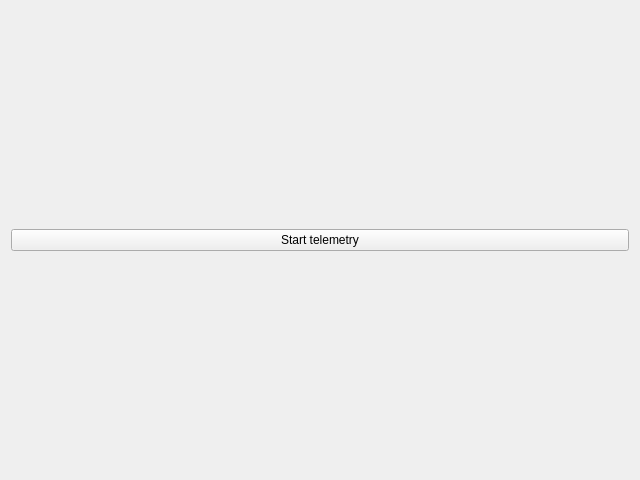
<?xml version="1.0" encoding="UTF-8"?>
<ui version="4.0">
 <class>connectionManager</class>
 <widget class="QWidget" name="connectionManager">
  <property name="geometry">
   <rect>
    <x>0</x>
    <y>0</y>
    <width>640</width>
    <height>480</height>
   </rect>
  </property>
  <property name="windowTitle">
   <string>Form</string>
  </property>
  <layout class="QHBoxLayout" name="horizontalLayout">
   <item>
    <widget class="QPushButton" name="b_start_sending">
     <property name="text">
      <string>Start telemetry</string>
     </property>
    </widget>
   </item>
  </layout>
 </widget>
 <resources/>
 <connections/>
</ui>
